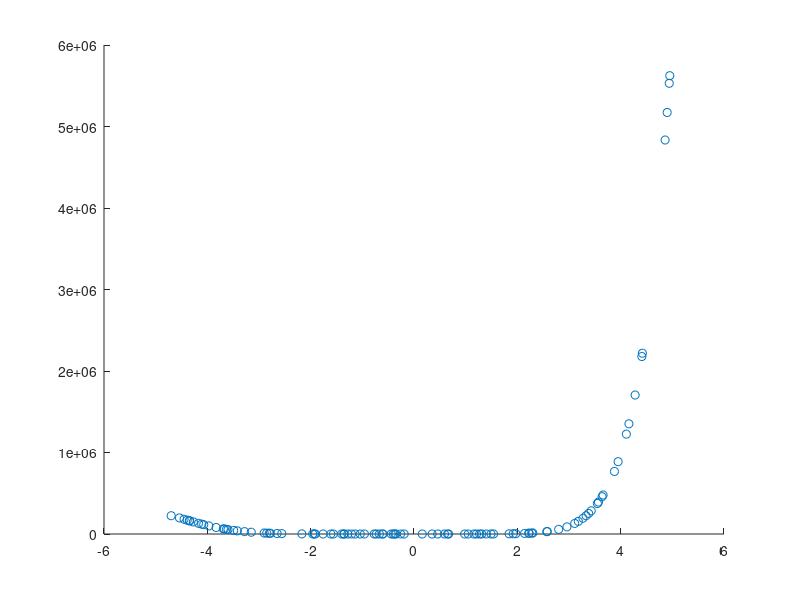

The MATLAB script that drew this image: (Note: this script raises an error after producing the figure.)
close all;
clc;
clear;

A = importdata('Data.txt');
X = A(:,1);
Y = A(:,2);

fprintf('Displaying data...\n');
scatter(X,Y);
fprintf('Press ENTER to continue...\n');
pause;
% Conducting fitting for less data points
% Will be increased to higher no. of data points at later time
M = 20;

[coefficients degree variance] = findPolynomial(X,Y,M);

